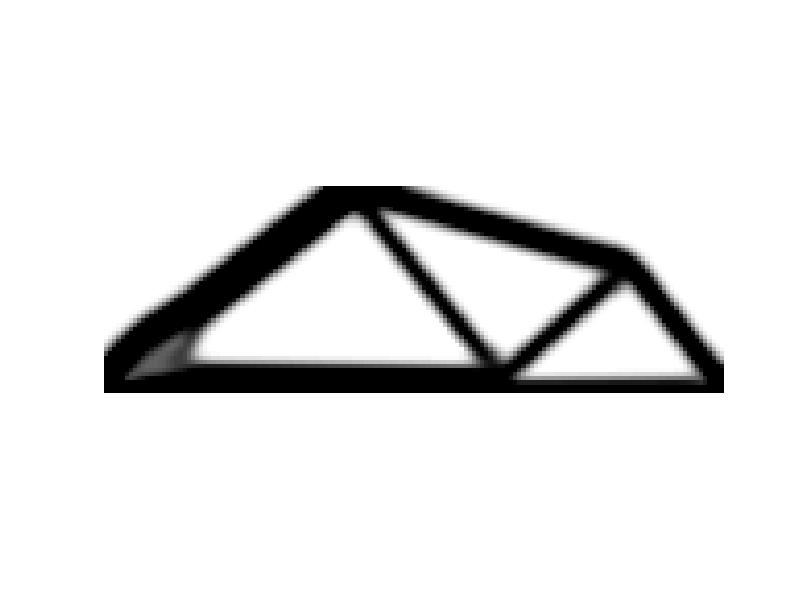

The MATLAB script that drew this image:
clc
clear 
close all

%% Object Description - Support Structure
[nelx,nely]= deal(150,50); % length(x) & height(y)

x_pos =60; % x-coordinate of element to place load (1-nelx)
Side = 0; % Top or Bottom Side of Beam (Load on top = 0; Load on bottom = 1)
if Side == 0
    load_pos = 2*x_pos*(nely+1)+2;
else
    load_pos = 2*x_pos*(nely+1)-2; 
end
load_mag = -1; % Force in N, + for y direction,- for -y direction

Fix_A = 2*(nely+1); % The y-axis fixed boundary constraint on left
Fix_B = 2*(nelx+1)*(nely+1); % The y-axis fixed boundary constraint on right
Fix_C = 2*(nely+1)-1; % The x-axis fixed boundary constraint at load position
Fix = sort(unique([Fix_A Fix_B Fix_C]));
% Fix_A = []; % The left x-y fixed boundary constraint
% Fix_B = 2*(nely+1):2*(nely+1):2*(nelx+1)*(nely+1); % The right x fixed boundary constraint

volfrac = 0.35; % Fraction of mass that we want to reduced
ft = 1; % Choice of Filter: ft = 1 is sensitivity filter; ft = 2 is density filter

%% Mesh Setting
rmin = nelx*0.02;
penal = 3;

%% MATERIAL PROPERTIES
E0 = 1;
Emin = 1e-9;
nu = 0.3;

%% PREPARE FINITE ELEMENT ANALYSIS
A11 = [12  3 -6 -3;  3 12  3  0; -6  3 12 -3; -3  0 -3 12];
A12 = [-6 -3  0  3; -3 -6 -3 -6;  0 -3 -6  3;  3 -6  3 -6];
B11 = [-4  3 -2  9;  3 -4 -9  4; -2 -9 -4 -3;  9  4 -3 -4];
B12 = [ 2 -3  4 -9; -3  2  9 -2;  4  9  2  3; -9 -2  3  2];
KE = 1/(1-nu^2)/24*([A11 A12;A12' A11]+nu*[B11 B12;B12' B11]);
nodenrs = reshape(1:(1+nelx)*(1+nely),1+nely,1+nelx);
edofVec = reshape(2*nodenrs(1:end-1,1:end-1)+1,nelx*nely,1);
edofMat = repmat(edofVec,1,8)+repmat([0 1 2*nely+[2 3 0 1] -2 -1],nelx*nely,1);
iK = reshape(kron(edofMat,ones(8,1))',64*nelx*nely,1);
jK = reshape(kron(edofMat,ones(1,8))',64*nelx*nely,1);
% DEFINE LOADS AND SUPPORTS (HALF MBB-BEAM)
F = sparse(load_pos,1,load_mag,2*(nely+1)*(nelx+1),1);
U = zeros(2*(nely+1)*(nelx+1),1);
fixeddofs = Fix;
alldofs = 1:2*(nely+1)*(nelx+1);
freedofs = setdiff(alldofs,fixeddofs);
%% PREPARE FILTER
iH = ones(nelx*nely*(2*(ceil(rmin)-1)+1)^2,1);
jH = ones(size(iH));
sH = zeros(size(iH));
k = 0;
for i1 = 1:nelx
  for j1 = 1:nely
    e1 = (i1-1)*nely+j1;
    for i2 = max(i1-(ceil(rmin)-1),1):min(i1+(ceil(rmin)-1),nelx)
      for j2 = max(j1-(ceil(rmin)-1),1):min(j1+(ceil(rmin)-1),nely)
        e2 = (i2-1)*nely+j2;
        k = k+1;
        iH(k) = e1;
        jH(k) = e2;
        sH(k) = max(0,rmin-sqrt((i1-i2)^2+(j1-j2)^2));
      end
    end
  end
end
H = sparse(iH,jH,sH);
Hs = sum(H,2);
%% INITIALIZE ITERATION
x = repmat(volfrac,nely,nelx);
xPhys = x;
loop = 0;
change = 1;
%% START ITERATION
while change > 0.01
  loop = loop + 1;
  %% FE-ANALYSIS
  sK = reshape(KE(:)*(Emin+xPhys(:)'.^penal*(E0-Emin)),64*nelx*nely,1);
  K = sparse(iK,jK,sK); K = (K+K')/2;
  U(freedofs) = K(freedofs,freedofs)\F(freedofs);
  %% OBJECTIVE FUNCTION AND SENSITIVITY ANALYSIS
  ce = reshape(sum((U(edofMat)*KE).*U(edofMat),2),nely,nelx);
  c = sum(sum((Emin+xPhys.^penal*(E0-Emin)).*ce));
  dc = -penal*(E0-Emin)*xPhys.^(penal-1).*ce;
  dv = ones(nely,nelx);
  %% FILTERING/MODIFICATION OF SENSITIVITIES
  if ft == 1
    dc(:) = H*(x(:).*dc(:))./Hs./max(1e-3,x(:));
  elseif ft == 2
    dc(:) = H*(dc(:)./Hs);
    dv(:) = H*(dv(:)./Hs);
  end
  %% OPTIMALITY CRITERIA UPDATE OF DESIGN VARIABLES AND PHYSICAL DENSITIES
  l1 = 0; l2 = 1e9; move = 0.2;
  while (l2-l1)/(l1+l2) > 1e-3
    lmid = 0.5*(l2+l1);
    xnew = max(0,max(x-move,min(1,min(x+move,x.*sqrt(-dc./dv/lmid)))));
    if ft == 1
      xPhys = xnew;
    elseif ft == 2
      xPhys(:) = (H*xnew(:))./Hs;
    end
    if sum(xPhys(:)) > volfrac*nelx*nely 
        l1 = lmid; 
    else
        l2 = lmid;
    end
  end
  change = max(abs(xnew(:)-x(:)));
  x = xnew;
  %% PRINT RESULTS
  fprintf(' It.:%5i Obj.:%11.4f Vol.:%7.3f ch.:%7.3f\n',loop,c, ...
    mean(xPhys(:)),change);
  %% PLOT DENSITIES
  colormap(gray); imagesc(1-xPhys); caxis([0 1]); axis equal; axis off; drawnow;
  
%   % Save gif
%   index = loop;
%   frame = getframe;
%   filename = 'Topology_Support.gif';
%   im = frame2im(frame);
%   [imind,cm] = rgb2ind(im,256);
%   if index == 1
%      imwrite(imind,cm,filename,'gif', 'Loopcount',inf,'DelayTime',0.1);
%   else
%      imwrite(imind,cm,filename,'gif','WriteMode','append','DelayTime',0.1);
%   end
    
end


